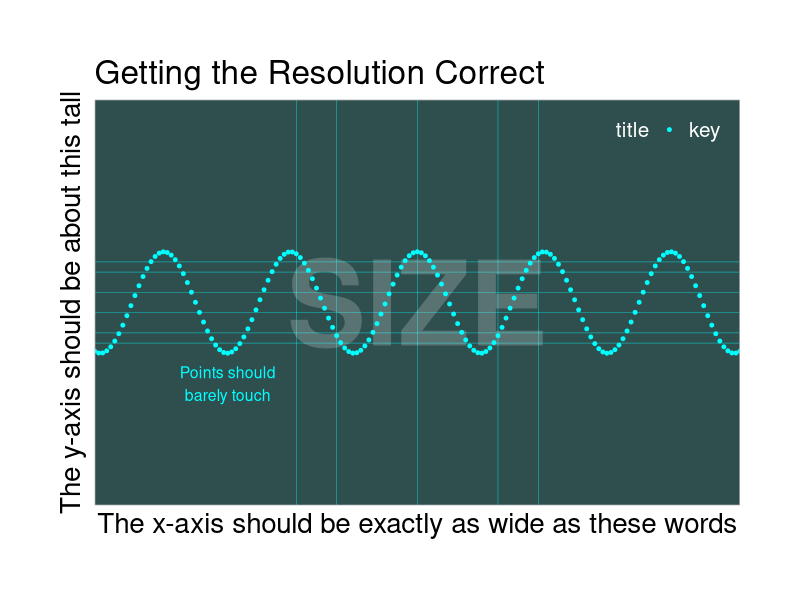

The R source for this figure: (Note: this script raises an error after producing the figure.)
# clear the workspace!
# this is important to zero-out ambient theme adjustments!
rm(list=ls())
ls()

if (F) {
  install.packages('ggplot')
  install.packages('png')
}

library(ggplot2)
library(png)

theme_set(theme_light())

steps <- seq(-16,16,0.2)
wave <- data.frame(Time=steps,Amplitude=cos(steps))
  
p = ggplot(wave,aes(Time,Amplitude,colour='key')) +
  ggtitle('Getting the Resolution Correct') +  
  annotate('text',0,0,label='SIZE',color='white',alpha=0.2,fontface='bold',size=unit(30,'pt')) +
  scale_color_manual(values=c('cyan'),name='title') +
  geom_point(size=1) +
  # geom_point(size=1) +
  scale_x_continuous(
    expand=c(0,0), 
    limits=c(-16,16),
    breaks=c(-2,2)) +
  scale_y_continuous(
    expand=c(0,0), 
    limits=c(-4,4),
    breaks=c(-0.4,0,0.4)) +
  xlab(label='The x-axis should be exactly as wide as these words') +
  ylab(label='The y-axis should be about this tall') +
  annotate('text',-9.4,-1.6,label='Points should\nbarely touch',color='cyan',size=unit(4,'pt')) +
  theme(
    text=element_text(size=unit(20,'pt')),
    plot.margin=margin(3,3,3,3,'lines'),
    panel.background=element_rect(fill='darkslategrey'),
    axis.ticks=element_blank(),
    axis.text=element_blank(),
    legend.text=element_text(size=unit(15,'pt'),color='white'),
    legend.title=element_text(size=unit(15,'pt'),color='white'),
    legend.justification='right',
    legend.direction='horizontal',
    legend.position=c(1,1),
    legend.background=element_rect(fill='transparent'),
    legend.key=element_blank(),
    legend.margin=margin(c(4,1,1,1),unit="lines"),
    panel.grid.major=element_line(colour="transparent"),
    panel.grid.minor=element_line(colour="cyan")
  )



p


p$layers[[1]]$aes_params$size # annotation dim
theme_get()$text$size


png('resolution/output/PLOTA.png', width=1200, height=900) 

if (F) { 
  # plot(p + (theme(axis.title.x=element_text(size=unit(44,'pt'))))) # does nothing
  
  p$layers[[1]]$aes_params$size <- unit(72,'pt') # corrects "SIZE" size
  p$layers[[3]]$aes_params$size <- unit(8,'pt')
  
  p$theme$legend.title$size <- unit(36,'pt')
  p$theme$legend.text$size <- unit(36,'pt')
}

plot(p)
dev.off()


ggsave(
  filename = 'plot-4x3x2x200.png', 
  plot = p,
  device = png, 
  path = 'resolution/output',
  units = c('in'),
  width = 4,
  height = 3, 
  scale = 2, # +/- dimension
  dpi = 200 # +/- resolution
)

ggsave(
  filename = 'plot-4x3x2x150.png', 
  plot = p,
  device = png, 
  path = 'resolution/output',
  units = c('in'),
  width = 4,
  height = 3, 
  scale = 2, # +/- dimension
  dpi = 150 # +/- resolution
)

ggsave(
  filename = 'plot-4x3x2x300.png', 
  plot = p,
  device = png, 
  path = 'resolution/output',
  units = c('in'),
  width = 4,
  height = 3, 
  scale = 2, # +/- dimension
  dpi = 300 # +/- resolution
)


dev.list()
dev.cur()
dev.next()
dev.cur()
dev.set(1)
dev.cur()

##########

theme_set(theme_minimal())

autoplot1 <- ggplot(data=mpg) + 
  geom_point(mapping=aes(x=displ, y=hwy, color=drv), size=4) +
  ggtitle('Fuel efficiency of vehicles by engine size and transmission') + 
  labs(color="Transmission") +
  xlab(label='Engine displacement in liters') +
  ylab(label='Highway miles per gallon') +
  scale_x_continuous(expand=c(0,0),limits=c(1.5,7)) +
  scale_y_continuous(expand=c(0,0),limits=c(5,50)) +
  scale_color_manual(
    values=c('dodgerblue','magenta','#FFB000'),
    breaks=c('f','r','4'),
    labels=c('Front','Rear','All/Four')) +
  coord_cartesian(clip='off') +
  theme(
    plot.margin=margin(3.5,0.5,4.5,0.5,'lines'),
    plot.title=element_text(face='bold'),
    legend.justification='right',
    legend.position=c(0.9,0.8),
    legend.background=element_rect(fill='white'),
    legend.key=element_blank()
  )

autoplot1

ggsave(
  filename = 'autoplot1-3x3x3x192.png', 
  path = 'resolution/output',
  plot = autoplot1,
  device = png, 
  bg = 'white',
  units = c('in'),
  width = 3,
  height = 3, 
  scale = 3, # +/- dimension
  dpi = 192 # +/- resolution
)

autoplot1$theme$plot.title$size # NULL
autoplot1$theme$axis.title.x$size # NULL
autoplot1$theme$legend.title$size # NULL


autoplot2 <- ggplot(data=mpg) + 
  geom_point(mapping=aes(x=displ, y=hwy, color=drv), size=4) +
  ggtitle('Fuel efficiency of vehicles by engine size and transmission') + 
  labs(color="Transmission") +
  xlab(label='Engine displacement in liters') +
  ylab(label='Highway miles per gallon') +
  scale_x_continuous(expand=c(0,0),limits=c(1.5,7)) +
  scale_y_continuous(expand=c(0,0),limits=c(5,50)) +
  scale_color_manual(
    values=c('dodgerblue','magenta','#FFB000'),
    breaks=c('f','r','4'),
    labels=c('Front','Rear','All/Four')) +
  coord_cartesian(clip='off') +
  theme(
    plot.margin=margin(5,0.5,3,0.5,'lines'),
    plot.title=element_text(hjust=0.5,vjust=9,face='bold',size=unit(20,'pt')),
    axis.title.x=element_text(margin=margin(t=17),size=unit(20,'pt'),hjust=0.55),
    axis.title.y=element_text(margin=margin(r=17),size=unit(20,'pt'),hjust=0.6),
    axis.text.x=element_text(size=unit(17,'pt'),colour='#778899'),
    axis.text.y=element_text(size=unit(17,'pt'),colour='#778899'),
    legend.justification='right',
    legend.position=c(0.93,0.78),
    legend.background=element_rect(fill='white',colour='#778899',size=7/10),
    legend.margin=margin(c(0.8,1,1,1),unit="lines"),
    legend.key=element_blank(),
    legend.text=element_text(size=unit(17,'pt'),margin=margin(t=8),vjust=2),
    legend.title=element_text(size=unit(17,'pt')),
    legend.spacing.y=unit(12,'pt'),
    panel.grid.minor=element_line(colour='transparent'),
    panel.grid.major=element_line(size=7/10,linetype=3,colour='#778899'),
    axis.line.x=element_line(size=15/10,color='#778899'),
    axis.line.y=element_line(size=15/10,color='#778899')
  )

autoplot2


ggsave(
  filename = 'autoplot2-3x3x3x192.png', 
  path = 'resolution/output',
  plot = autoplot2,
  device = png, 
  bg = 'white',
  units = c('in'),
  width = 3,
  height = 3, 
  scale = 3, # +/- dimension
  dpi = 192 # +/- resolution
)


autoplot3 <- ggplot(data=mpg) + 
  geom_point(mapping=aes(x=class, y=hwy, color=drv), size=5, shape=17) +
  ggtitle('Fuel efficiency of vehicles by class and transmission') + 
  labs(color="Transmission") +
  xlab(label='Class of vehicle') +
  ylab(label='Highway miles per gallon') +
  scale_x_discrete(
    limits=c('2seater','subcompact','compact','midsize','minivan','pickup','suv'),
    labels=c('Coupe','Mini','Compact','Midsize','Minivan','Pickup','SUV')
  ) +
  scale_y_continuous(expand=c(0,0),limits=c(5,50)) +
  scale_color_manual(
    values=c('dodgerblue','magenta','#FFB000'),
    breaks=c('f','r','4'),
    labels=c('Front','Rear','All/Four')) +
  coord_cartesian(clip='off') +
  theme(
    plot.margin=margin(5,0.5,3,0.5,'lines'),
    plot.title=element_text(hjust=0.5,vjust=9,face='bold',size=unit(20,'pt')),
    axis.title.x=element_text(margin=margin(t=17),size=unit(20,'pt')),
    axis.title.y=element_text(margin=margin(r=17),size=unit(20,'pt'),hjust=0.6),
    axis.text.x=element_text(size=unit(17,'pt'),colour='#778899'),
    axis.text.y=element_text(size=unit(17,'pt'),colour='#778899'),
    legend.justification='right',
    legend.position=c(0.83,0.78),
    legend.background=element_rect(fill='white',colour='#778899',size=7/10),
    legend.margin=margin(c(0.8,1,1,1),unit="lines"),
    legend.key=element_blank(),
    legend.text=element_text(size=unit(17,'pt'),margin=margin(t=8),vjust=2),
    legend.title=element_text(size=unit(17,'pt')),
    legend.spacing.y=unit(12,'pt'),
    panel.grid.minor=element_line(colour='transparent'),
    panel.grid.major=element_line(size=7/10,linetype=3,colour='#778899'),
    axis.line.x=element_line(size=15/10,color='#778899'),
    axis.line.y=element_line(size=15/10,color='#778899')
  )

autoplot3


ggsave(
  filename = 'autoplot3-3x3x3x192.png', 
  path = 'resolution/output',
  plot = autoplot3,
  device = png, 
  bg = 'white',
  units = c('in'),
  width = 3,
  height = 3, 
  scale = 3, # +/- dimension
  dpi = 192 # +/- resolution
)

